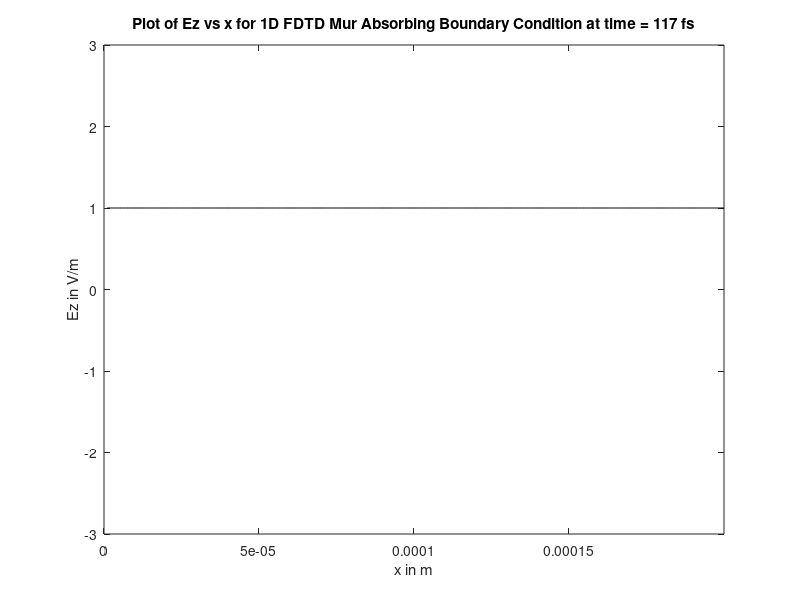

Recreate this plot in MATLAB.
%%%%%%%%%%%%%%%%%%%%%%%%%%%%%%%%%%%%%%%%%%%%%%%%%%%%%%%%%%%%%%%%%%%%%%%%%%%
% Written for Course :- Computational Electromagnetics, Fall 2011
%                       Department of Electrical Engineering
%                       Indian Institute of Technology Madras
%                       Chennai - 600036, India
%
% Authors            :- Sathya Swaroop Ganta, B.Tech., M.Tech. Electrical Engg.
%                       Kayatri, M.S. Engineering Design
%                       Pankaj, M.S. Electrical Engg.
%                       Sumanthra Chaudhuri, M.S. Electrical Engg.
%                       Projesh Basu, M.S. Electrical Engg.
%                       Nikhil Kumar CS, M.S. Electrical Engg.
%
% Instructor :- Ananth Krishnan
%               Assistant Professor
%               Department of Electrical Engineering
%               Indian Institute of Technology Madras
%
% Any correspondance regarding this program may be addressed to
% Prof. Ananth Krishnan at 'computational.em.at.iit.madras@gmail.com'
%
% Copyright/Licensing :- For educational and research purposes only. No
% part of this program may be used for any financial benefit of any kind
% without the consent of the instructor of the course.
%
%%%%%%%%%%%%%%%%%%%%%%%%%%%%%%%%%%%%%%%%%%%%%%%%%%%%%%%%%%%%%%%%%%%%%%%%%%%
% "1D FDTD solution for Mur's Absorbing Boundary Condition (ABC)"
% 
% Objective of the program is to solve for the Maxwell's equation for an
% x-directed z-polarized TEM wave containg the y-directed magnetic
% field Hy and z-directed electric field Ez. The fields are updated at every 
% timestep, in a space, where all physical parameters of free space are
% not normalized to 1 (given real and known values), using standard update 
% equations obtained from the difference form of Maxwell's curl equations 
% with very low electric and magnetic conductivities of 4 x10^(-4) units 
% incorporated in them. The field points are defined in a grid described 
% by Yee's algorithm. The H fields are defined at every half coordinate of 
% a spacestep and  E field is defined at every coordinate point. Also, 
% the time update is done using Leapfrog time-stepping. Here, the H fields 
% are updated every half time-step and E fields are updated every full 
% time-step. This is shown by two alternating vector updates spanning only 
% a part of spatial grid where the wave, starting from source, has reached  
% at that particular time instant avoiding field updates at all points in 
% grid which is unnecessary at that time instant. These spatial updates are 
% inside the main for-loop for time update, spanning the entire time grid. 
% Also here, the space-step length is taken as 1 micron instead of 1 unit 
% in unitless domain assumed in previous programs. Also, here, the vectors
% used as multiplication factors for update equations are initialized
% before the loop starts to avoid repeated calculation of the same in every
% loop iteration, a minor attempt at optimization. The boundary condition
% here is Mur's Absorbing Boundary Condition (ABC) where the fields at the 
% grid points have electric field values formulated using Engquist Majda one
% way wave equations [1] where the boundaries give a sense of absorbing the 
% total field incident on them and reflecting none back to the domain.
%
% A source of electric field is defined at the center of the spatial domain 
% which is a hard source, in that it does not change its value due to 
% interference from external fields i.e in other words, the source is a 
% perfect electric conductor. The form of the source can be varied using 
% the variables sine, gaussian and impulse. The source is available in four 
% standard forms- Unit-time step, Impulse, Gausian and Sinusoidal forms. 
% For the sinusoidal source, the user is allowed to give a frequency of
% his/her choice in Hz. The plot of Ez field v/s spacesteps is shown at 
% every time step. The simulation can be ended by closing this plot 
% window or by waiting till all the time step updates are completed.
%%%%%%%%%%%%%%%%%%%%%%%%%%%%%%%%%%%%%%%%%%%%%%%%%%%%%%%%%%%%%%%%%%%%%%%%%%%

%Clearing variables in memory and Matlab command screen
clear all;
clc;

% Grid Dimension in x (xdim) direction
xdim=200;

%Total no of time steps
time_tot=350;

%Position of the source (center of the domain)
xsource=100;

%Courant stability factor
S=1;

% Parameters of free space (permittivity and permeability and speed of
% light) are all not 1 and are given real values
epsilon0=(1/(36*pi))*1e-9;
mu0=4*pi*1e-7;
c=3e+8;

% Spatial grid step length (spatial grid step = 1 micron)
delta=1e-6;
% Temporal gris step obtained using Courant condition
deltat=S*delta/c;

% Initialization of field vectors
Ez=zeros(1,xdim);
Hy=zeros(1,xdim);

% Initialization of permittivity and permeability vectors
epsilon=epsilon0*ones(1,xdim);
mu=mu0*ones(1,xdim);

% Initializing electric and magnetic field vectors
sigma=4e-4*ones(1,xdim);
sigma_star=4e-4*ones(1,xdim);

%Choice of natue of source
gaussian=0;
sine=0;
% The user can give a frequency of his choice for sinusoidal (if sine=1 above) waves in Hz 
frequency=1.5e+13;
impulse=0;
%Choose any one as 1 and rest as 0. Default (when all are 0): Unit time step

%Multiplication factor vectors for H vector update to avoid being calculated many times 
%in the time update loop so as to increase computation speed
A=((mu-0.5*deltat*sigma_star)./(mu+0.5*deltat*sigma_star)); 
B=(deltat/delta)./(mu+0.5*deltat*sigma_star);
                          
%Multiplication factor vectors for E vector update to avoid being calculated many times 
%in the time update loop so as to increase computation speed                          
C=((epsilon-0.5*deltat*sigma)./(epsilon+0.5*deltat*sigma)); 
D=(deltat/delta)./(epsilon+0.5*deltat*sigma);                     
                   

% Update loop begins
for n=1:1:time_tot
    
    %if source is impulse or unit-time step 
    if gaussian==0 && sine==0 && n==1
        Ez(xsource)=1;
    end
    
    % Setting time dependent boundaries to update only relevant parts of the 
    % vector where the wave has reached to avoid unnecessary updates.
    if n<xsource-2
        n1=xsource-n-1;
    else
        n1=1;
    end
    if n<xdim-1-xsource
        n2=xsource+n;
    else
        n2=xdim-1;
    end
    
    %Vector Update instead of for loop for Hy field incorporating magnetic
    %conductivity
    Hy(n1:n2)=A(n1:n2).*Hy(n1:n2)+B(n1:n2).*(Ez(n1+1:n2+1)-Ez(n1:n2));
    
    %Vector Update instead of for loop for Ez field incorporating magnetic
    %conductivity
    Ez(n1+1:n2+1)=C(n1+1:n2+1).*Ez(n1+1:n2+1)+D(n1+1:n2+1).*(Hy(n1+1:n2+1)-Hy(n1:n2));
    
    % Source conditions
    if impulse==0
        % If unit-time step
        if gaussian==0 && sine==0
            Ez(xsource)=1;
        end
        %if sine
        if sine==1
            tstart=1;
            N_lambda=c/(frequency*delta);
            Ez(xsource)=sin(((2*pi*(c/(delta*N_lambda))*(n-tstart)*deltat)));
        end
        %if gaussian
        if gaussian==1
            if n<=42
                Ez(xsource)=(10-15*cos(n*pi/20)+6*cos(2*n*pi/20)-cos(3*n*pi/20))/32;
            end
        end
    else
        %if impulse
        Ez(xsource)=0;
    end
    
    % Mur's Absorbing boundary condition
    if n>1
        Ez(xdim)=dum2+((S-1)/(S+1))*(Ez(xdim-1)-Ez(xdim));
        Ez(2)=dum1+((S-1)/(S+1))*(Ez(2)-Ez(1));
        Ez(1)=Ez(2);
    end
    dum1=Ez(3);
    dum2=Ez(xdim-1);
        
    
    plot((1:1:xdim)*delta,Ez,'color','k');
    titlestring=['Plot of Ez vs x for 1D FDTD Mur Absorbing Boundary Condition at time = ',num2str(round(n*deltat/10e-15)),' fs'];
    title(titlestring,'color','k');
    xlabel('x in m');
    ylabel('Ez in V/m');
    axis([0 xdim*delta -3 3]);
    getframe;
end
% [1] "Computational Electrodynamics - The Finite Difference Time Domain
%      Method" - Allen Taflove, Susan.c.Hagness, Third Edition, Artech House
%%%%%%%%%%%%%%%%%%%%%%%%%%%%%%%%%%%%%%%%%%%%%%%%%%%%%%%%%%%%%%%%%%%%%%%%%%%
% END OF PROGRAM
%%%%%%%%%%%%%%%%%%%%%%%%%%%%%%%%%%%%%%%%%%%%%%%%%%%%%%%%%%%%%%%%%%%%%%%%%%%